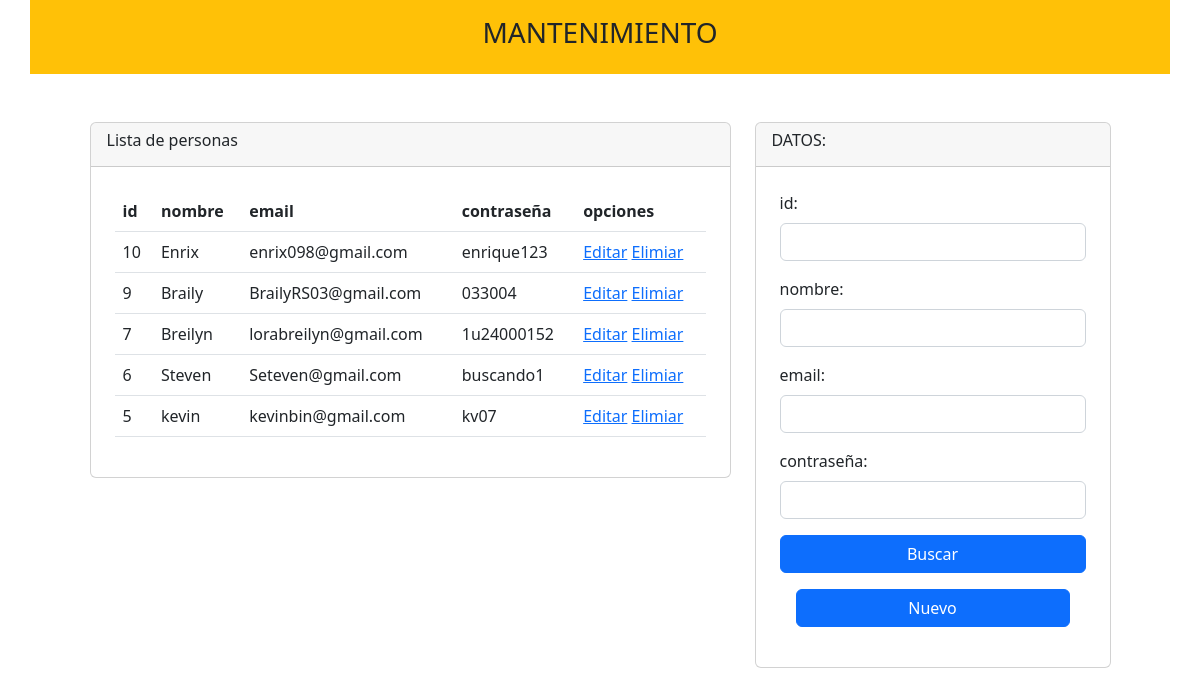
The app's page /buscar.php, older data.
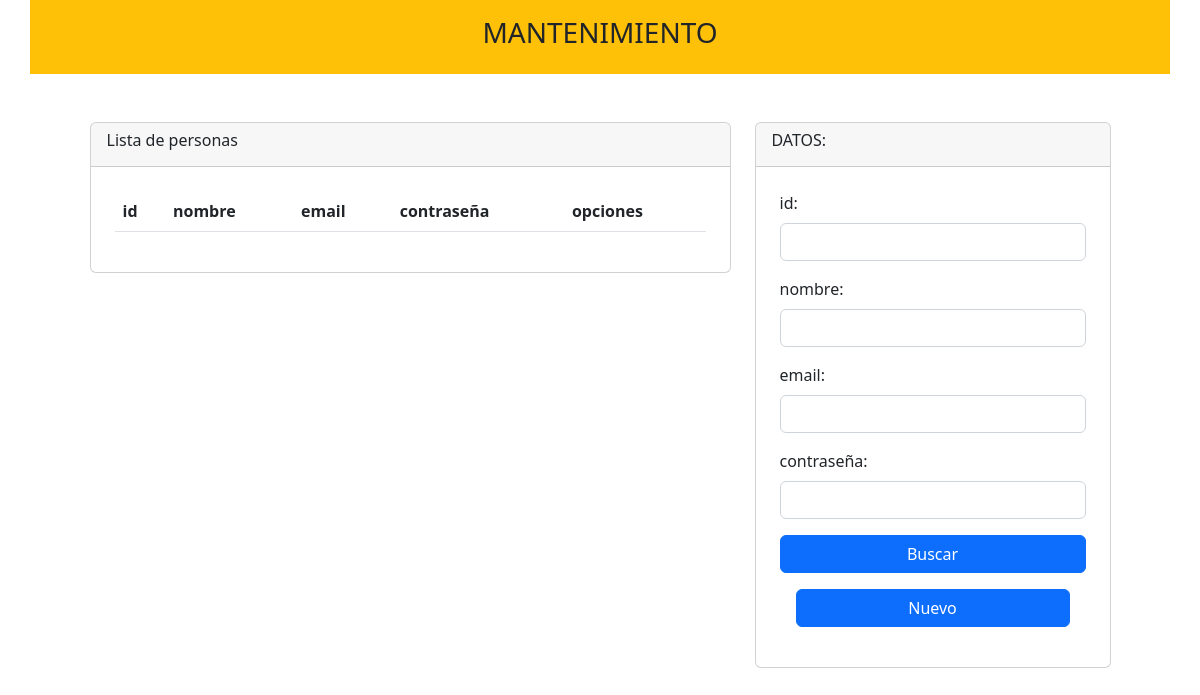
The same page, newer data.
### tables this page shows
CREATE TABLE `users` (
  `id` int(100) NOT NULL,
  `name` varchar(100) NOT NULL,
  `email` varchar(100) NOT NULL,
  `password` varchar(100) NOT NULL
);

### buscar.php (the view, shortened to what this page needs)
<!doctype html>
<html lang="en">
<head>
  <link href="https://cdn.jsdelivr.net/npm/bootstrap@5.2.1/dist/css/bootstrap.min.css" rel="stylesheet"
>
</head>
<body>
  <section class="container bg-warning">
    <section class="row">
      <section class="col-md">
        <header class="py-3">
          <h3 class="text-center">MANTENIMIENTO</h3>
        </header>
      </section>
    </section>
  </section>
<section class="container mt-5">
  <section class="row justify-content-center">
    <section class="col-md-7">
      <section class="card">
        <section class="card-header">
          <h6>Lista de personas</h6>
        </section>
        <section class="p-4">
          <table class="table align-middle">
            <thead>
                <tr>
                  <th scope="col">id</th>
                  <th scope="col">nombre</th>
                  <th scope="col">email</th>
                  <th scope="col">contraseña</th>
                  <th scope="col">opciones</th>
                </tr>
            </thead>
            <tbody>
              <?php
                  include 'conexion.php';
                  $buscar = $_POST['name'];
                  $sql = "SELECT id, name, email,password FROM users WHERE name LIKE '$buscar' '%' or id LIKE '$buscar' '%' ORDER BY id DESC ";
                  $art = mysqli_query ($conn,$sql);
                  while($mostrar = mysqli_fetch_row($art)){
                    ?>
                    <tr>
                      <td><?php echo $mostrar['0'] ?></td>
                      <td><?php echo $mostrar['1'] ?></td>
                      <td><?php echo $mostrar['2'] ?></td>
                      <td><?php echo $mostrar['3'] ?></td>
                      <td>
                        <a href="editar.php?
                        id=<?php echo $mostrar['0'] ?> &
                        name=<?php echo $mostrar['1'] ?>&
                        email=<?php echo $mostrar['2'] ?>&
                        password=<?php echo $mostrar['3'] ?>
                        ">Editar</a>
                        <a href="sp_eliminar.php? id=<?php echo $mostrar['0'] ?>">Elimiar</a>
                      </td>
                    </tr>
                  <?php
                  }
                  ?>
            </tbody>
          </table>
        </section>
      </section>
    </section>
    <section class="col-md-4">
      <section class="card">
        <section class="card-header">
          <h6>DATOS:</h6>
        </section>
        <form action="buscar.php" method="POST" class="p-4">
          <section class="mb-3">
            <label class="form-label">id:</label>
            <input type="text" name="id" class="form-control" autofocus>
          </section>
          <section class="mb-3">
            <label class="form-label">nombre:</label>
            <input type="text" name="name" class="form-control" autofocus>
          </section>
          <section class="mb-3">
            <label class="form-label">email:</label>
            <input type="text" name="email" class="form-control" autofocus>
          </section>
          <section class="mb-3">
            <label class="form-label">contraseña:</label>
            <input type="text" name="password" class="form-control" autofocus>
          </section>
          <section class="d-grid">
            <input type="submit" value="Buscar" class="btn btn-primary">
            <a href="nuevo.php" class="btn btn-primary m-3">Nuevo</a>
          </section>
        </form>
      </section>
    </section>
  </section>
</section>
</body>
</html>

Row changes from the older to the newer data that the page shows:
removed users: id "10", name "Enrix", email "enrix098@gmail.com", password "enrique123"
removed users: id "9", name "Braily", email "BrailyRS03@gmail.com", password "033004"
removed users: id "7", name "Breilyn", email "lorabreilyn@gmail.com", password "1u24000152"
removed users: id "6", name "Steven", email "Seteven@gmail.com", password "buscando1"
removed users: id "5", name "kevin", email "kevinbin@gmail.com", password "kv07"
